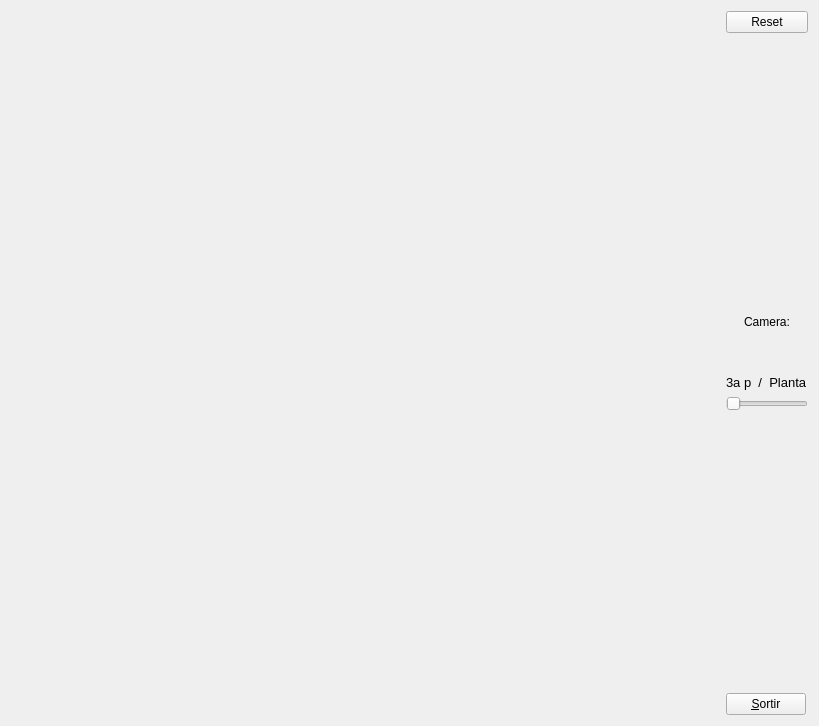
<?xml version="1.0" encoding="UTF-8"?>
<ui version="4.0">
 <class>MyForm</class>
 <widget class="QWidget" name="MyForm">
  <property name="geometry">
   <rect>
    <x>0</x>
    <y>0</y>
    <width>819</width>
    <height>726</height>
   </rect>
  </property>
  <property name="windowTitle">
   <string>Form</string>
  </property>
  <layout class="QHBoxLayout" name="horizontalLayout">
   <item>
    <widget class="MyGLWidget" name="widget" native="true">
     <property name="sizePolicy">
      <sizepolicy hsizetype="Expanding" vsizetype="Expanding">
       <horstretch>0</horstretch>
       <verstretch>0</verstretch>
      </sizepolicy>
     </property>
    </widget>
   </item>
   <item>
    <layout class="QVBoxLayout" name="verticalLayout">
     <item>
      <widget class="QPushButton" name="pushButton_2">
       <property name="text">
        <string>Reset</string>
       </property>
      </widget>
     </item>
     <item>
      <spacer name="verticalSpacer_2">
       <property name="orientation">
        <enum>Qt::Vertical</enum>
       </property>
       <property name="sizeHint" stdset="0">
        <size>
         <width>20</width>
         <height>40</height>
        </size>
       </property>
      </spacer>
     </item>
     <item>
      <widget class="QLabel" name="label">
       <property name="text">
        <string>Camera:</string>
       </property>
       <property name="alignment">
        <set>Qt::AlignCenter</set>
       </property>
      </widget>
     </item>
     <item>
      <spacer name="verticalSpacer_3">
       <property name="orientation">
        <enum>Qt::Vertical</enum>
       </property>
       <property name="sizeType">
        <enum>QSizePolicy::Maximum</enum>
       </property>
       <property name="sizeHint" stdset="0">
        <size>
         <width>20</width>
         <height>40</height>
        </size>
       </property>
      </spacer>
     </item>
     <item>
      <widget class="QLabel" name="label_2">
       <property name="font">
        <font>
         <pointsize>10</pointsize>
        </font>
       </property>
       <property name="text">
        <string>3a p  /  Planta</string>
       </property>
      </widget>
     </item>
     <item>
      <widget class="QSlider" name="horizontalSlider">
       <property name="sizePolicy">
        <sizepolicy hsizetype="Maximum" vsizetype="Fixed">
         <horstretch>0</horstretch>
         <verstretch>0</verstretch>
        </sizepolicy>
       </property>
       <property name="maximum">
        <number>1</number>
       </property>
       <property name="orientation">
        <enum>Qt::Horizontal</enum>
       </property>
      </widget>
     </item>
     <item>
      <spacer name="verticalSpacer">
       <property name="orientation">
        <enum>Qt::Vertical</enum>
       </property>
       <property name="sizeHint" stdset="0">
        <size>
         <width>20</width>
         <height>40</height>
        </size>
       </property>
      </spacer>
     </item>
     <item>
      <widget class="QPushButton" name="pushButton">
       <property name="sizePolicy">
        <sizepolicy hsizetype="Fixed" vsizetype="Fixed">
         <horstretch>0</horstretch>
         <verstretch>0</verstretch>
        </sizepolicy>
       </property>
       <property name="text">
        <string>&amp;Sortir</string>
       </property>
      </widget>
     </item>
    </layout>
   </item>
  </layout>
 </widget>
 <customwidgets>
  <customwidget>
   <class>MyGLWidget</class>
   <extends>QWidget</extends>
   <header>MyGLWidget.h</header>
   <container>1</container>
   <slots>
    <signal>signalInici()</signal>
    <signal>signalcanviaDial1(int)</signal>
    <signal>signalcanviaDial2(int)</signal>
    <signal>signalinici(int)</signal>
    <signal>signalFocusMovedKeyboard(int)</signal>
    <signal>signalEngineMode(bool)</signal>
    <signal>signalPolsa0()</signal>
    <signal>signalPolsa1()</signal>
    <signal>signalPolsa2()</signal>
    <signal>signalPolsa3()</signal>
    <signal>signalLlumMotor(int)</signal>
    <slot>tornaInici()</slot>
    <slot>segonaCamera()</slot>
    <slot>torna_inici()</slot>
    <slot>giraPatri1()</slot>
    <slot>giraPatri2()</slot>
    <slot>canvi_cam()</slot>
    <slot>onFocusMoved(int)</slot>
    <slot>onEngineMode(bool)</slot>
    <slot>controlallums0()</slot>
    <slot>controlallums1()</slot>
    <slot>controlallums2()</slot>
    <slot>controlallums3()</slot>
    <slot>controlaLlumMotor()</slot>
   </slots>
  </customwidget>
 </customwidgets>
 <resources/>
 <connections>
  <connection>
   <sender>pushButton</sender>
   <signal>clicked()</signal>
   <receiver>MyForm</receiver>
   <slot>close()</slot>
   <hints>
    <hint type="sourcelabel">
     <x>808</x>
     <y>715</y>
    </hint>
    <hint type="destinationlabel">
     <x>839</x>
     <y>529</y>
    </hint>
   </hints>
  </connection>
  <connection>
   <sender>pushButton_2</sender>
   <signal>clicked()</signal>
   <receiver>widget</receiver>
   <slot>tornaInici()</slot>
   <hints>
    <hint type="sourcelabel">
     <x>752</x>
     <y>29</y>
    </hint>
    <hint type="destinationlabel">
     <x>635</x>
     <y>128</y>
    </hint>
   </hints>
  </connection>
  <connection>
   <sender>widget</sender>
   <signal>signalInici()</signal>
   <receiver>pushButton_2</receiver>
   <slot>click()</slot>
   <hints>
    <hint type="sourcelabel">
     <x>625</x>
     <y>231</y>
    </hint>
    <hint type="destinationlabel">
     <x>774</x>
     <y>18</y>
    </hint>
   </hints>
  </connection>
  <connection>
   <sender>horizontalSlider</sender>
   <signal>valueChanged(int)</signal>
   <receiver>widget</receiver>
   <slot>segonaCamera()</slot>
   <hints>
    <hint type="sourcelabel">
     <x>788</x>
     <y>409</y>
    </hint>
    <hint type="destinationlabel">
     <x>682</x>
     <y>472</y>
    </hint>
   </hints>
  </connection>
 </connections>
</ui>
